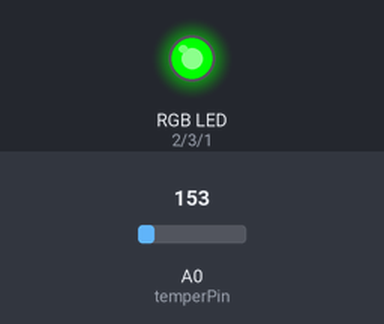
Simulated run of this sketch. Board: Arduino Uno, built with avr-gcc and run on an emulated ATmega328P. On the bench: an RGB LED mixed from three pins (HIGH = lit). Inputs (shaded band) come from the test bench; at power-on: A0 (temperPin) = 153.

Above: at 1.3 s.
1.4 s: A0 (temperPin) set to 175
At 2.7 s:
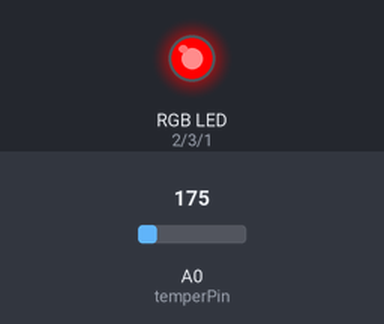
3.0 s: A0 (temperPin) set to 133
At 4.0 s:
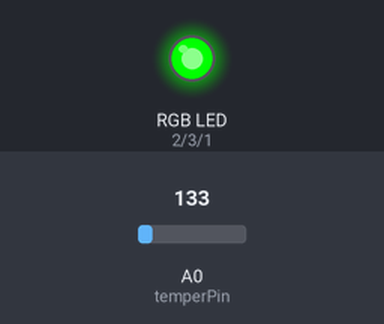
4.5 s: A0 (temperPin) set to 165
At 5.1 s:
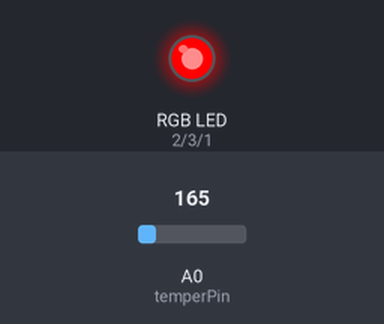
Timing chart, 0 to 7.5 s (numbered marks = the images above; inputs shaded):
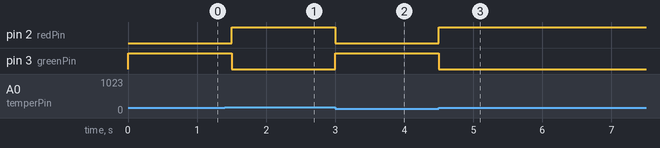

Measured:
- the behaviour switches between 163 and 164 on A0 (temperPin) (found by bisection; images 0 and 1)
- after the input at 1.4 s, pin 2 (redPin): LOW → HIGH after 0.10 s; pin 3 (greenPin): HIGH → LOW after 0.10 s
- after the input at 3.0 s, pin 2 (redPin): HIGH → LOW at once; pin 3 (greenPin): LOW → HIGH at once
- after the input at 4.5 s, pin 2 (redPin): LOW → HIGH at once; pin 3 (greenPin): HIGH → LOW at once

The sketch:

lecture10CustomExercise.ino
```cpp
/*
Author: Thanos Moschou

Description: A circuit that changes
the LED color depending on temperature.
For temperatures under 0 degrees Celcius
the led color is blue, for temperatures
under 30 degrees Celcius the led is green,
otherwise it is red.

Components:

1 ATTiny
1 breadboard
1 5V regulator LM7805
1 Temperature Sensor TMP36
1 9V battery
1 RGB Led
3 Resistors 220 Ohm
Jumper wires
*/

int temperPin = A0; // PB5 is also A0
int redPin = 2; // PB2
int bluePin = 1; // PB1
int greenPin = 3; // PB3

void setup()
{
  pinMode(redPin, OUTPUT);
  pinMode(bluePin, OUTPUT);
  pinMode(greenPin, OUTPUT);

  digitalWrite(redPin, LOW);
  digitalWrite(bluePin, LOW);
  digitalWrite(greenPin, LOW);
}

void loop()
{
  int d = analogRead(temperPin);
  float temperature = 0.49 * d - 50;

  if (temperature < 0) {
    digitalWrite(bluePin, HIGH);
    digitalWrite(redPin, LOW);
    digitalWrite(greenPin, LOW);
  } else if (temperature < 30) {
    digitalWrite(greenPin, HIGH);
    digitalWrite(bluePin, LOW);
    digitalWrite(redPin, LOW);
  } else {
    digitalWrite(redPin, HIGH);
    digitalWrite(bluePin, LOW);
    digitalWrite(greenPin, LOW);
  }

  delay(500);
}
```
